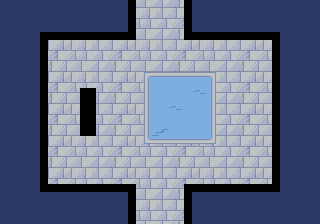

Tiled map render using the project's own tile images. Description and the map definition, with tile-layer contents summarised, below:
An orthogonal 40x28 tile map with 8x8 px tiles, 3 tile layers (gfx, walls, spikes) and 4 objects (3x Enemy, Item).

<map version="1.10" tiledversion="1.11.0" orientation="orthogonal" renderorder="right-down" width="40" height="28" tilewidth="8" tileheight="8" infinite="0" nextlayerid="7" nextobjectid="7">
 <tileset firstgid="1" source="water-temple.tsx" />
 <layer id="1" name="gfx" width="40" height="28">
  <data>[1120 cells, 1120 non-empty, 66 distinct tile ids]</data>
 </layer>
 <layer id="2" name="walls" width="40" height="28">
  <data>[1120 cells, 100 non-empty, 1 distinct tile ids]</data>
 </layer>
 <layer id="3" name="spikes" width="40" height="28">
  <data>[1120 cells, 12 non-empty, 1 distinct tile ids]</data>
 </layer>
 <objectgroup id="5" name="objs">
  <object id="1" name="Octopus" type="Enemy" x="176" y="128">
   <properties>
    <property name="flags" type="int" value="1" />
    <property name="health" type="int" value="5" />
    <property name="strength" type="int" value="2" />
   </properties>
   <point />
  </object>
  <object id="4" name="Goggles" type="Item" x="64" y="112">
   <point />
  </object>
  <object id="5" name="Octopus" type="Enemy" x="128" y="88">
   <properties>
    <property name="speed" type="int" value="32" />
   </properties>
   <point />
  </object>
  <object id="6" name="Octopus" type="Enemy" x="240" y="160">
   <properties>
    <property name="speed" type="int" value="32" />
   </properties>
   <point />
  </object>
 </objectgroup>
</map>
